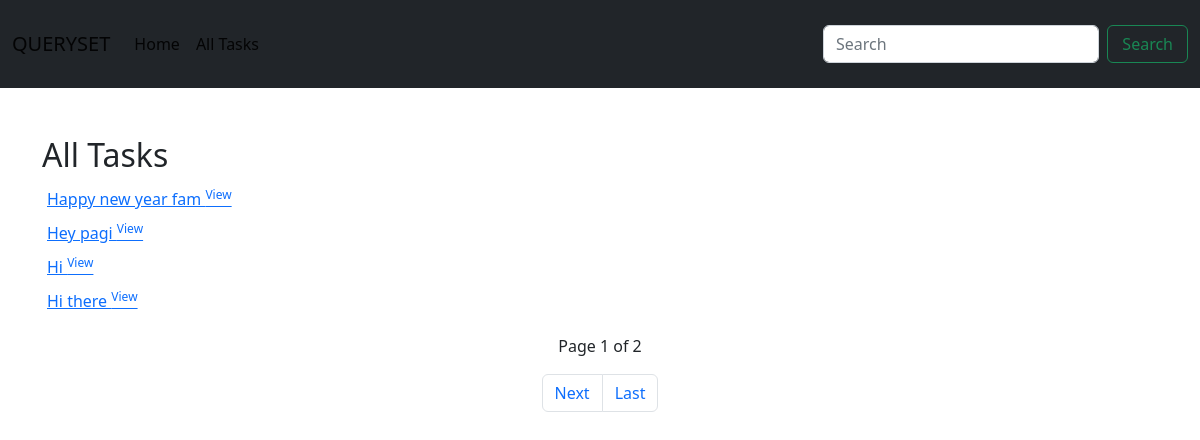
The app's page /all_tasks, older data.
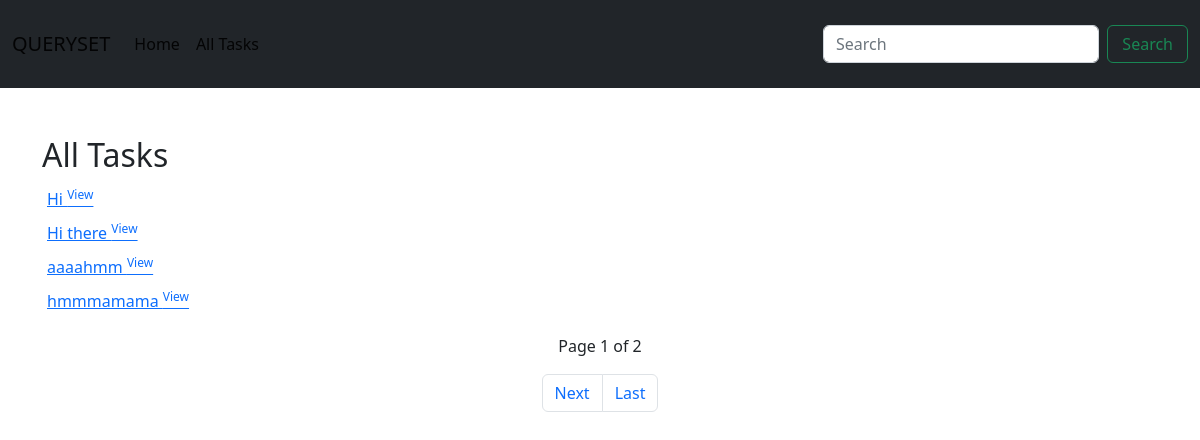
The same page, newer data.
### crud_queryset/models.py (models this page shows, shortened)
class Task(models.Model):
     name = models.CharField(max_length=120, unique=True)
     description = models.TextField(blank=True)
     iscompleted = models.BooleanField(default=False)
     class Meta:
        ordering = ['name']

### crud_queryset/views.py (the view)
# urls.py: path('all_tasks',crud_queryset.views.all_tasks_list, name='all-tasks'),
def all_tasks_list(request):
    task_lists = Task.objects.all()
    paginator = Paginator(task_lists,4)
    page = request.GET.get('page')
    all_tasks = paginator.get_page(page)
    return render(request, 'tasks/allTasksPage.html', {'all_tasks':all_tasks})

### crud_queryset/templates/tasks/allTasksPage.html (shortened to what this page needs)
{%extends 'crud/base.html'%}
{% block content %}
<div class="container task-lists">
    <div class="row mt-5">
      <h2>All Tasks</h2>
      <ul style="list-style:none">
      {%for task in all_tasks%}
        <li  style="padding:5px">
            <a  href="{% url 'detail' task.id %}">{{task.name}}
                <sup>View</sup>  <a href="{% url 'detail' task.id %}"></a>
              </a>
        </li>
      {%endfor%}
    </div>
    <p align="center">Page {{all_tasks.number}} of {{all_tasks.paginator.num_pages}}</p>
   <span aria-label="Page navigation example">
      <ul class="pagination justify-content-center">
        {%if all_tasks.has_next%}
        <li class="page-item">
          <a class="page-link" href="?page={{all_tasks.next_page_number}}">Next</a>
        </li>
        <li class="page-item"><a class="page-link" href="?page={{all_tasks.paginator.num_pages}}">Last</a></li>
        {%endif%}
      </ul>
    </span>
  </div>
{%endblock%}

Row changes from the older to the newer data that the page shows:
removed Task: name "Happy new year fam"
no longer on this page (row edited): Task: name "Hey pagi"
now on this page (row unchanged): Task: name "aaaahmm"
now on this page (row unchanged): Task: name "hmmmamama"
